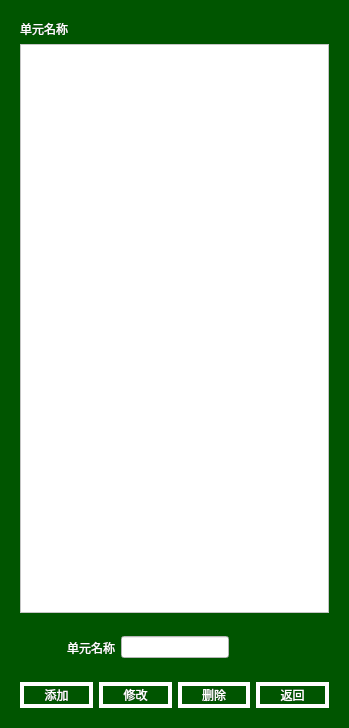
<?xml version="1.0" encoding="UTF-8"?>
<ui version="4.0">
 <class>unitManage</class>
 <widget class="QWidget" name="unitManage">
  <property name="geometry">
   <rect>
    <x>0</x>
    <y>0</y>
    <width>349</width>
    <height>728</height>
   </rect>
  </property>
  <property name="windowTitle">
   <string>Form</string>
  </property>
  <property name="styleSheet">
   <string notr="true">QWidget 
{
	background-color: rgb(0, 85, 0);
	color: rgb(255, 255, 255);
}
QLabel
{
 border-style:none;
font: 9pt &quot;微软雅黑&quot;;

}

QPushButton:hover
{
border-style:solid;
font: 9pt &quot;微软雅黑&quot;;
border-width:4px;
background-color: rgb(255, 170, 127);
color: rgba(255, 255, 255, 255);
}

QPushButton:!hover
{
border-style:solid;
font: 9pt &quot;微软雅黑&quot;;
border-width:4px;
background-color:rgb(0, 85, 0);
color: rgba(255, 255, 255, 255);
}

QTabBar:tab:selected
{
	font: 9pt &quot;微软雅黑&quot;;
	background-color: rgb(255, 170, 127);
}
QTabBar:tab:!selected
{
	font: 9pt &quot;微软雅黑&quot;;
	background-color: rgb(0, 85, 0);
}
QLineEdit
{
	color: rgb(0, 0, 0);
	background-color: rgb(255, 255, 255);
}
QTableWidget
{
	
	background-color: rgb(0, 85, 0);

}

QListWidget
{
	
	color: rgb(0, 0, 0);
	background-color: rgb(255, 255, 255);

}
QListWidget::item
{
	color: rgb(0, 0, 0);
	
	border-style:none;
	font: 9pt &quot;微软雅黑&quot;;
	
	border-bottom-style:solid;
	border-bottom-width:4px;
	border-bottom-color:rgb(0, 85, 0);
	background-color: rgb(255, 255, 255);

}
QListWidget::item:hover
{
	color: rgb(0, 0, 0);
	
	background-color: rgb(85, 255, 255);
}
QListWidget::item:!hover
{
	color: rgb(0, 0, 0);
	background-color: rgb(255, 255, 255);
}

QListWidget::item:selected
{
	color: rgb(0, 0, 0);
	background-color: rgb(255, 0, 0);
}
/*
QListWidget::item:!selected
{
	color: rgb(0, 0, 0);
	background-color: rgb(255, 255, 255);
}*/




QComboBox
{
	background-color: rgb(255, 255, 255);
	
	color: rgb(0, 0, 0);
}
QComboBox::drop-down
{
 	width:47px;
	border-image: url(:/arrow_down.png);	
}
QCheckBox
{
	font: 9pt &quot;微软雅黑&quot;;

}

QMenuBar
{
	background-color:transparent;

}

QMenuBar::item
{
	background-color: rgb(0, 85, 0);
}
QMenuBar::item:selected
{
	background-color: rgb(255, 170, 0);
}
QMenuBar::item:!selected
{
	
	background-color: rgb(0, 85, 0);
}</string>
  </property>
  <layout class="QVBoxLayout" name="verticalLayout" stretch="1,10,1,1">
   <property name="leftMargin">
    <number>20</number>
   </property>
   <property name="topMargin">
    <number>20</number>
   </property>
   <property name="rightMargin">
    <number>20</number>
   </property>
   <property name="bottomMargin">
    <number>20</number>
   </property>
   <item>
    <widget class="QLabel" name="label">
     <property name="sizePolicy">
      <sizepolicy hsizetype="Preferred" vsizetype="Fixed">
       <horstretch>0</horstretch>
       <verstretch>0</verstretch>
      </sizepolicy>
     </property>
     <property name="text">
      <string>单元名称</string>
     </property>
    </widget>
   </item>
   <item>
    <widget class="QListWidget" name="listWidget_2">
     <property name="styleSheet">
      <string notr="true"/>
     </property>
     <property name="viewMode">
      <enum>QListView::ListMode</enum>
     </property>
     <property name="sortingEnabled">
      <bool>false</bool>
     </property>
    </widget>
   </item>
   <item>
    <layout class="QHBoxLayout" name="horizontalLayout_2">
     <item>
      <widget class="QLabel" name="label_2">
       <property name="text">
        <string>单元名称</string>
       </property>
       <property name="alignment">
        <set>Qt::AlignRight|Qt::AlignTrailing|Qt::AlignVCenter</set>
       </property>
      </widget>
     </item>
     <item>
      <widget class="QLineEdit" name="txt">
       <property name="sizePolicy">
        <sizepolicy hsizetype="Fixed" vsizetype="Fixed">
         <horstretch>0</horstretch>
         <verstretch>0</verstretch>
        </sizepolicy>
       </property>
      </widget>
     </item>
     <item>
      <widget class="QLabel" name="label_3">
       <property name="text">
        <string/>
       </property>
      </widget>
     </item>
    </layout>
   </item>
   <item>
    <layout class="QHBoxLayout" name="horizontalLayout">
     <item>
      <widget class="QPushButton" name="pushButton_2">
       <property name="text">
        <string>添加</string>
       </property>
      </widget>
     </item>
     <item>
      <widget class="QPushButton" name="pushButton_4">
       <property name="text">
        <string>修改</string>
       </property>
      </widget>
     </item>
     <item>
      <widget class="QPushButton" name="delete_2">
       <property name="text">
        <string>删除</string>
       </property>
      </widget>
     </item>
     <item>
      <widget class="QPushButton" name="pushButton">
       <property name="text">
        <string>返回</string>
       </property>
      </widget>
     </item>
    </layout>
   </item>
  </layout>
 </widget>
 <resources/>
 <connections/>
</ui>
